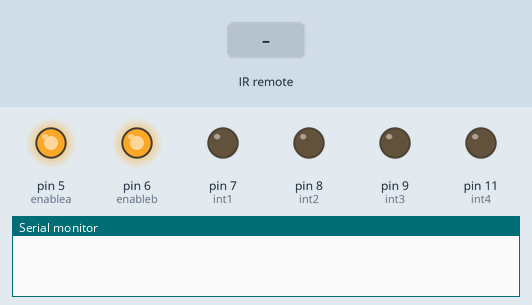
Recording of a sketch running on a simulated Arduino Uno, built with avr-gcc and run on an emulated ATmega328P. On the bench: output pins drawn as LEDs (lit = HIGH), the last lines printed to the serial monitor. Dashed ring = blinking. The inputs (shaded band) are chosen by the test bench.

Above: at 1.2 s.
1.3 s: infrared code 0xFF6897 received
At 2.4 s:
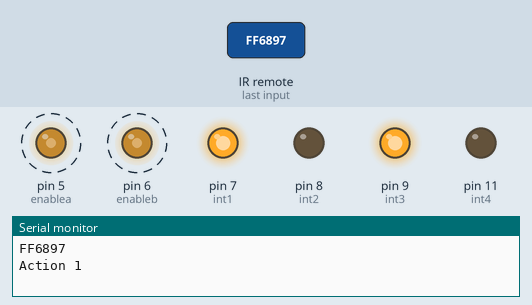
4.3 s: infrared code 0xFF9867 received
At 5.7 s:
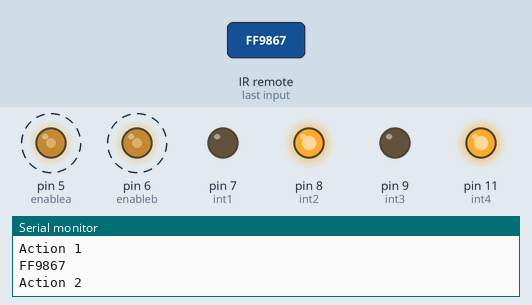
7.3 s: infrared code 0xFF629D received
At 9.3 s:
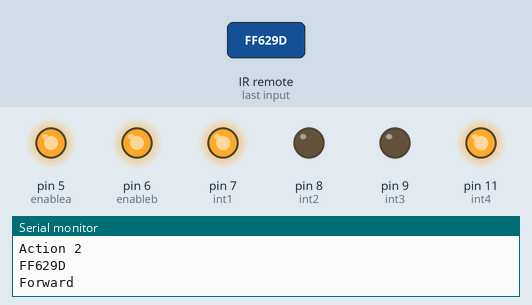
Timing chart, 0 to 11.9 s (numbered marks = the images above; inputs shaded):
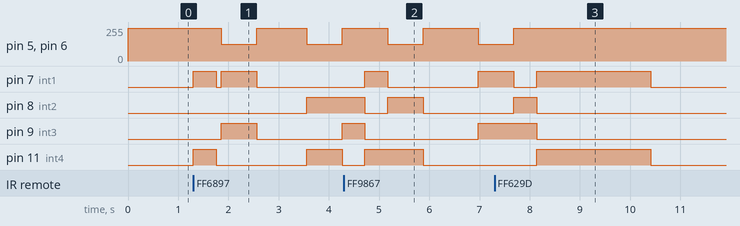

The sketch:

Final.ino
```cpp
//In this code, the Arduino was programmed to receive and act on commands given by the infared remote
//Linear regression was used for distance and turn angles
#include <IRremote.h>
int infaredpin=12;
IRrecv IR(infaredpin);
decode_results results;

int enablea=5;
int enableb=6;
int int1=7;
int int2=8;
int int3=9;
int int4=11;
float distance;
int rotationangle=90;
int rotationangle1=45;
int rotationangle2=30;
int rotationangle3=120;
int rotationangle4=180;
int forbiddenangle1=66;
int forbiddenangle2=42;
int forbiddenangle3=111;
int left;
int right;
float velocity;
void setup()
{
  Serial.begin(9600);
  IR.enableIRIn();
  IR.blink13(true);

  pinMode(enablea,OUTPUT);
  pinMode(enableb,OUTPUT);
  pinMode(int1,OUTPUT);
  pinMode(int2,OUTPUT);
  pinMode(int3,OUTPUT);
  pinMode(int4,OUTPUT);
  digitalWrite(enablea,HIGH);
  digitalWrite(enableb,HIGH);
}

void loop()
{
  int writevelocity;
  velocity=2.2;
  distance=1;
  writevelocity=(velocity-.35)/.0075;
  left=writevelocity;
  right=writevelocity;
  setSpeed(left,right);
  while (IR.decode(&results)==0)
  {

  }

  Serial.println(results.value,HEX);
  if (results.value==0xFF629D)
  {
    Serial.println("Forward");
    forward(5*distance,velocity);
  }
  if (results.value==0xFFA857)
  {
    Serial.println("Backward");
    backward(5*distance,velocity);
  }
  if (results.value==0xFFC23D)
  {
    Serial.println("Right");
    turnRight(rotationangle,writevelocity);
  }
  if (results.value==0xFF22DD)
  {
    Serial.println("Left");
    turnLeft(rotationangle,writevelocity);
  }
  //--------------------------------------------------
  if (results.value==0xFF6897)
  {
    Serial.println("Action 1");
    forward(distance,velocity);
    turnRight(rotationangle,writevelocity);
    delay(1000);
    turnLeft(rotationangle,writevelocity);
    backward(distance,velocity);
  }
  if (results.value==0xFF9867)
  {
    Serial.println("Action 2");
    forward(distance,velocity);
    turnLeft(rotationangle,writevelocity);
    delay(1000);
    turnRight(rotationangle,writevelocity);
    backward(distance,velocity);
  }
  if (results.value==0xFFB04F)
  {
    Serial.println("Action 3");
    forward(distance,velocity);
    turnRight(rotationangle1,writevelocity);
    delay(1000);
    turnLeft(rotationangle1,writevelocity);
    backward(distance,velocity);
  }
  if (results.value==0xFF30CF)
  {
    Serial.println("Action 4");
    forward(distance,velocity);
    turnLeft(rotationangle1,writevelocity);
    delay(1000);
    turnRight(rotationangle1,writevelocity);
    backward(distance,velocity);
  }
  if (results.value==0xFF18E7)
  {
    Serial.println("Action 5");
    forward(distance,velocity);
    turnRight(rotationangle,writevelocity);
    forward(distance,velocity);
    turnLeft(rotationangle2,writevelocity);
    forward(distance,velocity);
    delay(1000);
    backward(distance,velocity);
    turnRight(rotationangle2,writevelocity);
    backward(distance,velocity);
    turnLeft(rotationangle,writevelocity);
    backward(distance,velocity);
  }
  if (results.value==0xFF7A85)
  {
    Serial.println("Action 6");
    forward(distance,velocity);
    turnLeft(rotationangle,writevelocity);
    forward(distance,velocity);
    turnRight(rotationangle2,writevelocity);
    forward(distance,velocity);
    delay(1000);
    backward(distance,velocity);
    turnLeft(rotationangle2,writevelocity);
    backward(distance,velocity);
    turnRight(rotationangle,writevelocity);
    backward(distance,velocity);
  }

  if (results.value==0xFF10EF)
  {
    Serial.println("Action 7");
    forward(2*distance,velocity);
    backward(distance,velocity);
    turnLeft(rotationangle4,writevelocity);
    backward(3*distance,velocity);
    turnLeft(rotationangle4,writevelocity);
    backward(4*distance,velocity);
  }

  //These are just all over the place
  if (results.value==0xFF38C7)
  {
    Serial.println("Action 8");
    forward(4*distance,velocity);
    turnRight(forbiddenangle1,writevelocity);
    forward(2*distance,velocity);
    turnLeft(forbiddenangle2,writevelocity);
    forward(1*distance,velocity);
    backward(6*distance,velocity);
    turnLeft(forbiddenangle2,writevelocity);
    backward(3*distance,velocity);
    turnRight(rotationangle2,writevelocity);
    backward(4*distance,velocity);
  }

  if (results.value==0xFF5AA5)
  {
    Serial.println("Action 9");
    forward(6*distance,velocity);
    turnRight(forbiddenangle2,writevelocity);
    forward(4*distance,velocity);
    turnRight(forbiddenangle3,writevelocity);
    forward(9*distance,velocity);
    backward(6*distance,velocity);
    turnLeft(forbiddenangle1,writevelocity);
    backward(3*distance,velocity);
    forward(4*distance,velocity);
  }

  if (results.value==0xFF5AA5)
  {
    Serial.println("Action 9");
    forward(2*distance,velocity);
    turnRight(rotationangle2,writevelocity);
    backward(8*distance,velocity);
    turnRight(forbiddenangle3,writevelocity);
    forward(9*distance,velocity);
    turnRight(forbiddenangle2,writevelocity);
    backward(6*distance,velocity);
    forward(4*distance,velocity);
    turnLeft(rotationangle3,writevelocity);
    backward(3*distance,velocity);
  }

  if (results.value==0xFF42BD)
  {
    turnRight(36*rotationangle2,writevelocity);
  }

  if (results.value==0xFF52AD)
  {
    turnLeft(36*rotationangle2,writevelocity);
  }
  IR.resume();

}
void setSpeed(int leftVal,int rightVal)
{
  analogWrite(enablea,leftVal);
  analogWrite(enableb,rightVal);
}
void forward(float distance, float velocity)
{
  float t;
  digitalWrite(int1,HIGH);
  digitalWrite(int2,LOW);
  digitalWrite(int3,LOW);
  digitalWrite(int4,HIGH);
  t=distance/velocity*1000;
  delay(t);
  stopCar();
}
void backward(float distance, float velocity)
{
  float t;
  digitalWrite(int1,LOW);
  digitalWrite(int2,HIGH);
  digitalWrite(int3,HIGH);
  digitalWrite(int4,LOW);
  t=distance/velocity*1000;
  delay(t);
  stopCar();
}
void turnRight(int deg, int writevelocity)
{
  float t;
  stopCar();
  delay(100);
  analogWrite(enablea,125);
  analogWrite(enableb,125);
  digitalWrite(int1,HIGH);
  digitalWrite(int2,LOW);
  digitalWrite(int3,HIGH);
  digitalWrite(int4,LOW);
  t=(deg+6)/136.29*1000.;
  delay(t);
  stopCar();
  analogWrite(enablea,writevelocity);
  analogWrite(enableb,writevelocity);
}

void turnLeft(int deg, int writevelocity)
{
  float t;
  analogWrite(enablea,125);
  analogWrite(enableb,125);
  digitalWrite(int1,LOW);
  digitalWrite(int2,HIGH);
  digitalWrite(int3,LOW);
  digitalWrite(int4,HIGH);
  t=(deg+6)/136.29*1000.;
  delay(t);
  stopCar();
  analogWrite(enablea,writevelocity);
  analogWrite(enableb,writevelocity);
}
void stopCar()
{
  digitalWrite(int1,LOW);
  digitalWrite(int2,LOW);
  digitalWrite(int3,LOW);
  digitalWrite(int4,LOW);
}
```

Measured:
- after the input at 1.3 s, pin 5 (enablea), pin 6 (enableb): alternates 246/255 for 1.0 s and 125/255 for 0.70 s, starting after 0.56 s
- after the input at 4.3 s, pin 5 (enablea), pin 6 (enableb): 246/255 → 125/255 after 0.87 s, → 246/255 0.70 s later, → 125/255 1.1 s later; pin 7 (int1): LOW → HIGH after 0.42 s, → LOW 0.45 s later, → HIGH 1.8 s later; pin 11 (int4): LOW → HIGH after 0.42 s, → LOW 1.2 s later
- after the input at 7.3 s, pin 11 (int4): LOW → HIGH after 0.84 s, → LOW 2.3 s later
